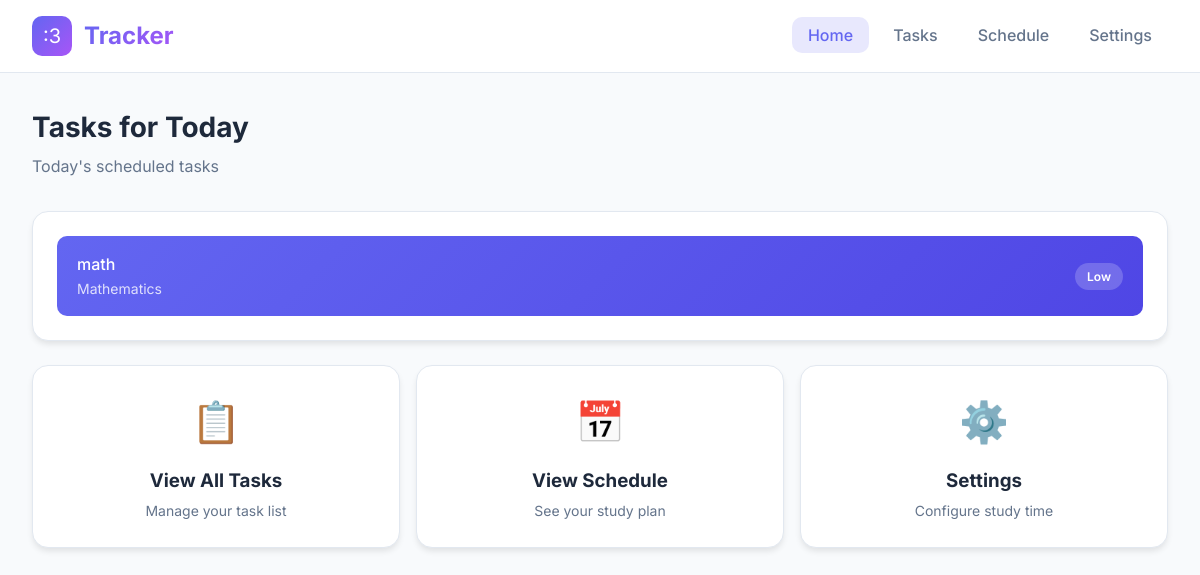
The page / on the database its author committed.
### tables this page shows
CREATE TABLE tasks (
            id INTEGER PRIMARY KEY AUTOINCREMENT,
            title TEXT NOT NULL,
            subject TEXT,
            status TEXT DEFAULT 'Not Started',
            due_date DATE,
            priority TEXT DEFAULT 'Medium',
            time_needed REAL DEFAULT 1,
            created_at TIMESTAMP DEFAULT CURRENT_TIMESTAMP
        );

### app.py (the view)
@app.route('/')
def index():
    db = get_db()
    tasks = db.execute('''
        SELECT * FROM tasks
        WHERE date(due_date) = date('now')
        ORDER BY
            CASE priority WHEN 'High' THEN 1 WHEN 'Medium' THEN 2 ELSE 3 END,
            due_date
    ''').fetchall()
    return render_template('index.html', tasks=tasks, active_page='home')

### database.py (called while the page is built)
def get_db():
    if 'db' not in g:
        g.db = sqlite3.connect(DATABASE)
        g.db.row_factory = sqlite3.Row
    return g.db

### comptuting_coursework/templates/index.html (shortened to what this page needs)
{% extends 'base.html' %}
{% block content %}
<div class="page-header">
    <div>
        <h1 class="page-title">Tasks for Today</h1>
        <p class="page-subtitle">{{ "Today" }}'s scheduled tasks</p>
    </div>
</div>
<div class="card">
    <div class="card-body">
        {% if tasks %}
        <div class="today-task-list">
            {% for task in tasks %}
            <div class="today-task-item">
                <div>
                    <div class="today-task-name">{{ task.title }}</div>
                    <div class="today-task-subject">{{ task.subject or 'No subject' }}</div>
                </div>
                <span class="badge badge-{{ task.priority|lower }}"
                    style="background: rgba(255,255,255,0.2); color: white;">
                    {{ task.priority }}
                </span>
            </div>
            {% endfor %}
        </div>
        {% else %}
        <div class="empty-state">
            <div class="empty-state-icon">🎉</div>
            <div class="empty-state-title">No tasks for today!</div>
            <p>You're all caught up. Check the Tasks tab to add new tasks.</p>
        </div>
        {% endif %}
    </div>
</div>
<div style="display: grid; grid-template-columns: repeat(auto-fit, minmax(250px, 1fr)); gap: 1rem; margin-top: 1.5rem;">
    <a href="{{ url_for('tasks') }}" class="card" style="text-decoration: none; transition: var(--transition);">
        <div class="card-body" style="text-align: center;">
            <div style="font-size: 2.5rem; margin-bottom: 0.75rem;">📋</div>
            <h3 style="color: var(--text-primary); margin-bottom: 0.25rem;">View All Tasks</h3>
            <p style="color: var(--text-secondary); font-size: 0.875rem;">Manage your task list</p>
        </div>
    </a>
    <a href="{{ url_for('schedule') }}" class="card" style="text-decoration: none; transition: var(--transition);">
        <div class="card-body" style="text-align: center;">
            <div style="font-size: 2.5rem; margin-bottom: 0.75rem;">📅</div>
            <h3 style="color: var(--text-primary); margin-bottom: 0.25rem;">View Schedule</h3>
            <p style="color: var(--text-secondary); font-size: 0.875rem;">See your study plan</p>
        </div>
    </a>
    <a href="{{ url_for('settings') }}" class="card" style="text-decoration: none; transition: var(--transition);">
        <div class="card-body" style="text-align: center;">
            <div style="font-size: 2.5rem; margin-bottom: 0.75rem;">⚙️</div>
            <h3 style="color: var(--text-primary); margin-bottom: 0.25rem;">Settings</h3>
            <p style="color: var(--text-secondary); font-size: 0.875rem;">Configure study time</p>
        </div>
    </a>
</div>
{% endblock %}

### comptuting_coursework/static/style.css (style rules this page uses)
:root { --primary: #6366f1; --primary-light: #818cf8; --primary-dark: #4f46e5; --secondary: #a855f7; --accent: #7c3aed; --bg-main: #f8fafc; --bg-card: #ffffff; --bg-nav: #ffffff; --text-primary: #1e293b; --text-secondary: #64748b; --text-muted: #94a3b8; --border: #e2e8f0; --border-focus: #6366f1; --success: #22c55e; --warning: #f59e0b; --danger: #ef4444; --shadow-sm: 0 1px 2px rgba(0, 0, 0, 0.05); --shadow-md: 0 4px 6px -1px rgba(0, 0, 0, 0.1); --shadow-lg: 0 10px 15px -3px rgba(0, 0, 0, 0.1); --radius-sm: 6px; --radius-md: 10px; --radius-lg: 16px; --radius-xl: 24px; --transition: all 0.2s ease; }
* { margin: 0; padding: 0; box-sizing: border-box; }
body { font-family: 'Inter', -apple-system, BlinkMacSystemFont, sans-serif; background: var(--bg-main); color: var(--text-primary); line-height: 1.6; min-height: 100vh; }
.page-header { display: flex; justify-content: space-between; align-items: center; margin-bottom: 2rem; }
.page-title { font-size: 1.75rem; font-weight: 700; color: var(--text-primary); }
.page-subtitle { color: var(--text-secondary); margin-top: 0.25rem; }
.card { background: var(--bg-card); border-radius: var(--radius-lg); box-shadow: var(--shadow-md); border: 1px solid var(--border); overflow: hidden; }
.card-body { padding: 1.5rem; }
.badge { display: inline-flex; align-items: center; padding: 0.25rem 0.75rem; border-radius: 9999px; font-size: 0.75rem; font-weight: 600; }
.badge-low { background: rgba(34, 197, 94, 0.15); color: #16a34a; }
.today-task-list { display: flex; flex-direction: column; gap: 0.75rem; }
.today-task-item { background: linear-gradient(135deg, var(--primary), var(--primary-dark)); color: white; padding: 1rem 1.25rem; border-radius: var(--radius-md); display: flex; justify-content: space-between; align-items: center; transition: var(--transition); }
.today-task-name { font-weight: 500; }
.today-task-subject { font-size: 0.875rem; opacity: 0.8; }

### rows shown on the page
tasks: title "math", subject "Mathematics", priority "Low"

### other values the page prints
{{ "Today" }} "Today"
